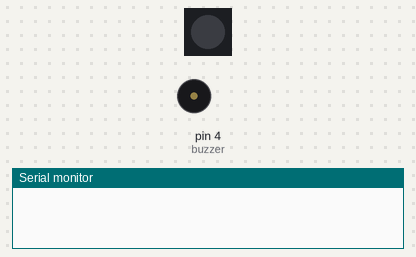
Recording of a sketch running on a simulated Arduino Uno, built with avr-gcc and run on an emulated ATmega328P. On the bench: 1 RGB LEDs in strip order, left to right, buzzer (waves = sounding, pin HIGH), the last lines printed to the serial monitor. Dim RGB values are drawn brighter than linear.

Above: at 0.1 s.
At 8.1 s:
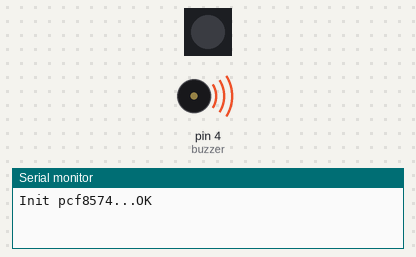
At 11.1 s:
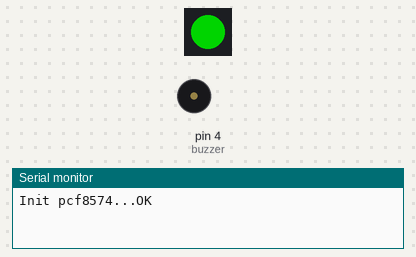
Timing chart, 0 to 12.6 s (numbered marks = the images above):
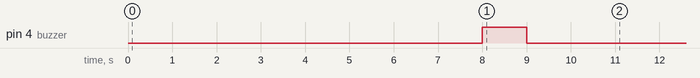

The sketch:

SOI_Rev1.1.ino
```cpp
#include <FastLED.h>
#include "Arduino.h"
#include "PCF8574.h"

// Set i2c address
PCF8574 pcf8574(0x38);
// How many leds in your strip?
#define NUM_LEDS 1

// For led chips like WS2812, which have a data line, ground, and power, you just
// need to define DATA_PIN.  For led chipsets that are SPI based (four wires - data, clock,
// ground, and power), like the LPD8806 define both DATA_PIN and CLOCK_PIN
// Clock pin only needed for SPI based chipsets when not using hardware SPI
#define DATA_PIN 2
#define buzzer 4
//#define CLOCK_PIN 13

// Define the array of leds
CRGB leds[NUM_LEDS];

void setup() {
    // Uncomment/edit one of the following lines for your leds arrangement.
    // ## Clockless types ##
    FastLED.addLeds<NEOPIXEL, DATA_PIN>(leds, NUM_LEDS);  // GRB ordering is assumed
    Serial.begin(115200);
	  delay(2000);
	  pcf8574.pinMode(P0, OUTPUT);
    pcf8574.pinMode(P1, OUTPUT);
    pinMode(buzzer,OUTPUT);

    Serial.print("Init pcf8574...");
	  if (pcf8574.begin()){
		Serial.println("OK");
	  }else{
		Serial.println("KO");
	  }
    pcf8574.digitalWrite(P0, HIGH);
	  delay(1000);
	  pcf8574.digitalWrite(P0, LOW);
	  delay(2000);
    pcf8574.digitalWrite(P1, HIGH);
	  delay(1000);
	  pcf8574.digitalWrite(P1, LOW);
	  delay(2000);
    digitalWrite(buzzer,HIGH);
    delay(1000);
    digitalWrite(buzzer,LOW);
    delay(2000);


    // Turn the LED on, then pause
  leds[0] = CRGB::Green;
  FastLED.show();

}

void loop() {


}
```
